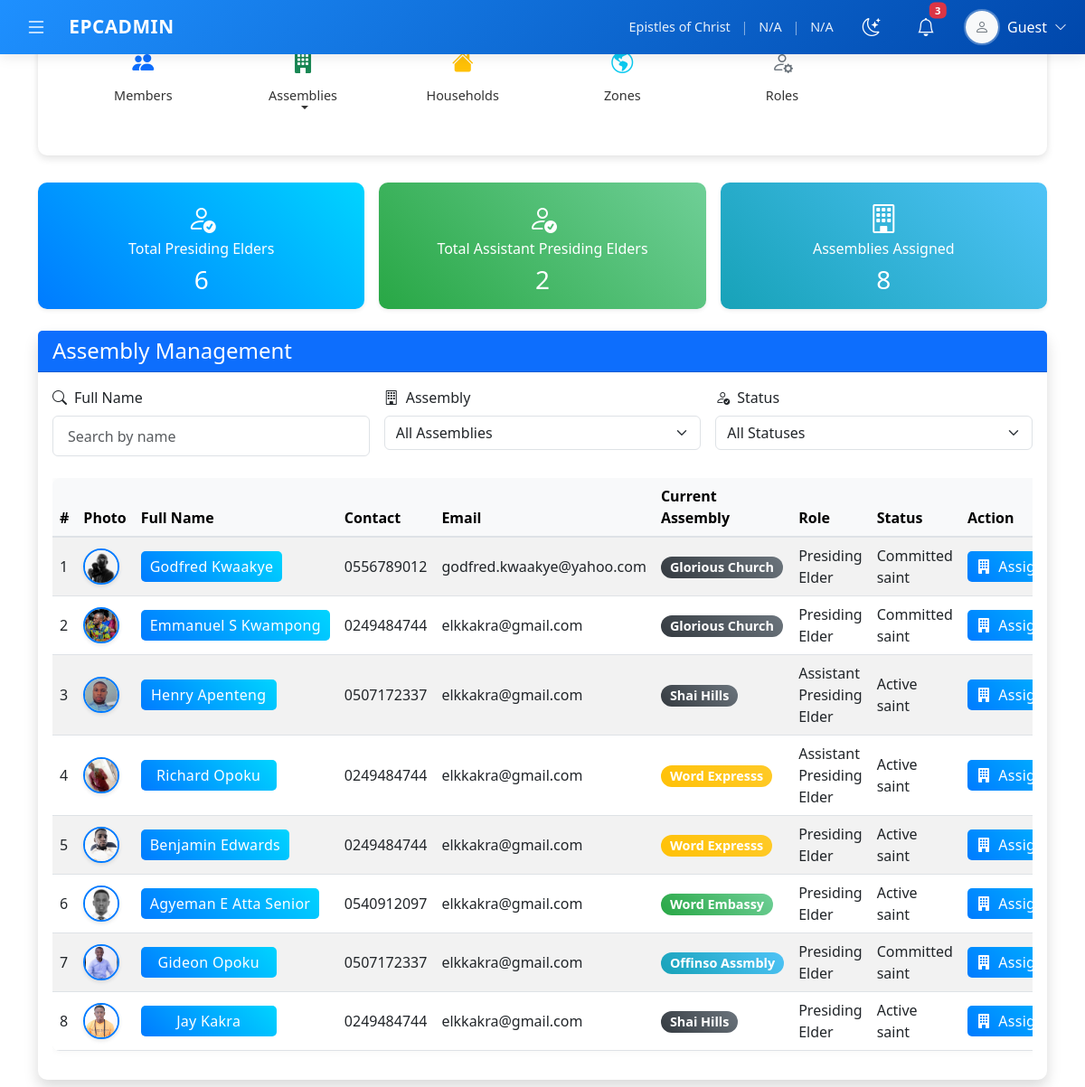
Page /app/pages/tpd/assemblies/assembly_management.php on the committed database.
### tables this page shows
CREATE TABLE `members` (
  `member_id` int(11) NOT NULL,
  `first_name` varchar(50) NOT NULL,
  `last_name` varchar(50) NOT NULL,
  `date_of_birth` date NOT NULL,
  `gender` enum('Male','Female','Other') NOT NULL,
  `marital_status` enum('Single','Married','Divorced','Widowed') NOT NULL,
  `contact` varchar(20) NOT NULL,
  `email` varchar(255) DEFAULT NULL,
  `address` varchar(255) DEFAULT NULL,
  `profile_photo` varchar(255) DEFAULT NULL,
  `digital_address` varchar(20) NOT NULL,
  `occupation` varchar(100) DEFAULT NULL,
  `employer` varchar(100) DEFAULT NULL,
  `work_phone` varchar(20) DEFAULT NULL,
  `highest_education_level` enum('None','Primary','Secondary','Diploma','Bachelor','Master','Doctorate') DEFAULT NULL,
  `institution` varchar(100) DEFAULT NULL,
  `year_graduated` int(11) DEFAULT NULL,
  `status` enum('Committed saint','Active saint','Worker','New saint') NOT NULL,
  `joined_date` date NOT NULL,
  `assemblies_id` int(11) NOT NULL,
  `local_function_id` int(11) NOT NULL,
  `referral_id` int(11) DEFAULT NULL,
  `group_name` varchar(50) DEFAULT NULL,
  `username` varchar(50) NOT NULL,
  `password` varchar(255) NOT NULL,
  `created_at` timestamp NOT NULL DEFAULT current_timestamp(),
  `updated_at` timestamp NULL DEFAULT NULL ON UPDATE current_timestamp(),
  `created_by` varchar(50) NOT NULL,
  `updated_by` varchar(50) DEFAULT NULL
);

CREATE TABLE `assemblies` (
  `assembly_id` int(11) NOT NULL,
  `zone_id` int(11) NOT NULL,
  `region` varchar(100) NOT NULL,
  `city_town` varchar(100) NOT NULL,
  `digital_address` varchar(20) NOT NULL,
  `nearest_landmark` varchar(255) DEFAULT NULL,
  `date_started` date DEFAULT NULL,
  `name` varchar(100) NOT NULL,
  `description` text DEFAULT NULL,
  `status` tinyint(1) NOT NULL DEFAULT 1,
  `created_at` timestamp NOT NULL DEFAULT current_timestamp(),
  `updated_at` timestamp NULL DEFAULT NULL ON UPDATE current_timestamp(),
  `created_by` varchar(50) NOT NULL,
  `updated_by` varchar(50) DEFAULT NULL
);

CREATE TABLE `church_functions` (
  `function_id` int(11) NOT NULL,
  `role_id` int(11) NOT NULL,
  `function_name` varchar(50) NOT NULL,
  `function_type` enum('local','national') NOT NULL,
  `description` text DEFAULT NULL,
  `is_exclusive` tinyint(1) NOT NULL DEFAULT 0,
  `created_at` timestamp NOT NULL DEFAULT current_timestamp(),
  `updated_at` timestamp NULL DEFAULT NULL ON UPDATE current_timestamp(),
  `created_by` varchar(50) NOT NULL,
  `updated_by` varchar(50) DEFAULT NULL,
  `scope_id` int(11) NOT NULL
);

### app/includes/sidebar.php (called while the page is built, shortened)
<?php
$base_url = '/Ekklessia-church-management/app/pages';
?>

### app/pages/tpd/assemblies/assembly_management.php (the view, shortened to what this page needs)
<?php
include "../../../config/db.php";
try {
    $stmt = $pdo->query("
        SELECT m.member_id, m.first_name, m.last_name, m.contact, m.email, m.status, m.profile_photo, a.name AS assembly_name, cf.function_name AS role_name
        FROM members m
        LEFT JOIN assemblies a ON m.assemblies_id = a.assembly_id
        JOIN church_functions cf ON m.local_function_id = cf.function_id
        WHERE cf.function_name IN ('Presiding Elder', 'Assistant Presiding Elder') AND cf.function_type = 'local'
        ORDER BY m.created_at DESC
    ");
    $presiding_elders = $stmt->fetchAll(PDO::FETCH_ASSOC);
} catch (PDOException $e) {
    echo "Error fetching presiding elders: " . $e->getMessage();
    exit;
}
$total_presiding_elders = count(array_filter($presiding_elders, fn($e) => $e['role_name'] === 'Presiding Elder'));
$total_assistant_presiding_elders = count(array_filter($presiding_elders, fn($e) => $e['role_name'] === 'Assistant Presiding Elder'));
$total_assemblies_assigned = count(array_filter($presiding_elders, fn($e) => !empty($e['assembly_name'])));
?>
<!DOCTYPE html>
<html lang="en">
<?php include "../../../includes/header.php"; ?>
<body class="d-flex flex-column min-vh-100">
<main class="container flex-grow-1 py-2">
    <div class="card nav-card" style="margin-top: -30px; position: relative; top: -10px;">
        <div class="card-body py-3">
            <div class="row g-3">
                <div class="col-6 col-md-4 col-lg-2">
                    <a href="<?= $base_url ?>/tpd/members/index.php" class="nav-link-btn">
                        <i class="bi bi-people-fill text-primary"></i>
                        <span>Members</span>
                    </a>
                </div>
                <div class="col-6 col-md-4 col-lg-2">
                    <div class="dropdown dropdown-hover">
                        <a href="#" class="nav-link-btn dropdown-toggle" id="assembliesDropdown" data-bs-toggle="dropdown" aria-expanded="false">
                            <i class="bi bi-building-fill text-success"></i>
                            <span>Assemblies</span>
                        </a>
                    </div>
                </div>
                <div class="col-6 col-md-4 col-lg-2">
                    <a href="<?= $base_url ?>/tpd/households/index.php" class="nav-link-btn">
                        <i class="bi bi-house-fill text-warning"></i>
                        <span>Households</span>
                    </a>
                </div>
                <div class="col-6 col-md-4 col-lg-2">
                    <a href="<?= $base_url ?>/tpd/zones/index.php" class="nav-link-btn">
                        <i class="bi bi-globe-americas text-info"></i>
                        <span>Zones</span>
                    </a>
                </div>
                <div class="col-6 col-md-4 col-lg-2">
                    <a href="<?= $base_url ?>/roles/index.php" class="nav-link-btn">
                        <i class="bi bi-person-gear text-secondary"></i>
                        <span>Roles</span>
                    </a>
                </div>
            </div>
        </div>
    </div>
    <div class="row g-3 mb-4">
        <div class="col-md-4">
            <div class="card shadow-sm" style="background: linear-gradient(45deg, #007bff, #00d4ff); color: white;">
                <div class="card-body text-center">
                    <i class="bi bi-person-check fs-2"></i>
                    <h6 class="card-title text-white">Total Presiding Elders</h6>
                    <h3 class="card-text"><?= $total_presiding_elders ?></h3>
                </div>
            </div>
        </div>
        <div class="col-md-4">
            <div class="card shadow-sm" style="background: linear-gradient(45deg, #28a745, #6fcf97); color: white;">
                <div class="card-body text-center">
                    <i class="bi bi-person-check fs-2"></i>
                    <h6 class="card-title text-white">Total Assistant Presiding Elders</h6>
                    <h3 class="card-text"><?= $total_assistant_presiding_elders ?></h3>
                </div>
            </div>
        </div>
        <div class="col-md-4">
            <div class="card shadow-sm" style="background: linear-gradient(45deg, #17a2b8, #4fc3f7); color: white;">
                <div class="card-body text-center">
                    <i class="bi bi-building fs-2"></i>
                    <h6 class="card-title text-white">Assemblies Assigned</h6>
                    <h3 class="card-text"><?= $total_assemblies_assigned ?></h3>
                </div>
            </div>
        </div>
    </div>
    <div class="card shadow">
        <div class="card-header bg-primary text-white d-flex justify-content-between align-items-center">
            <h4 class="mb-0">Assembly Management</h4>
        </div>
        <div class="card-body">
            <div class="row g-3 mb-4">
                <div class="col-md-4">
                    <label for="filterName" class="form-label"><i class="bi bi-search me-2"></i>Full Name</label>
                    <input type="text" class="form-control" id="filterName" placeholder="Search by name">
                </div>
                <div class="col-md-4">
                    <label for="filterAssembly" class="form-label"><i class="bi bi-building me-2"></i>Assembly</label>
                    <select class="form-select" id="filterAssembly">
                        <option value="">All Assemblies</option>
                    </select>
                </div>
                <div class="col-md-4">
                    <label for="filterStatus" class="form-label"><i class="bi bi-person-check me-2"></i>Status</label>
                    <select class="form-select" id="filterStatus">
                        <option value="">All Statuses</option>
                    </select>
                </div>
            </div>
            <div class="table-responsive">
                <table class="table table-striped table-hover align-middle" id="presidingEldersTable">
                    <thead class="table-light">
                        <tr>
                            <th>#</th>
                            <th>Photo</th>
                            <th>Full Name</th>
                            <th>Contact</th>
                            <th>Email</th>
                            <th>Current Assembly</th>
                            <th>Role</th>
                            <th>Status</th>
                            <th>Action</th>
                        </tr>
                    </thead>
                    <tbody>
                        <?php foreach ($presiding_elders as $index => $elder): ?>
                            <tr data-id="<?= $elder['member_id'] ?>"
                                data-name="<?= htmlspecialchars($elder['first_name'] . ' ' . $elder['last_name']) ?>"
                                data-assembly="<?= htmlspecialchars($elder['assembly_name'] ?? 'N/A') ?>"
                                data-status="<?= htmlspecialchars($elder['status']) ?>"
                                data-role="<?= htmlspecialchars($elder['role_name']) ?>">
                                <td><?= $index + 1 ?></td>
                                <td>
                                    <?php if ($elder['profile_photo']): ?>
                                        <img src="/Ekklessia-church-management/app/resources/assets/images/<?= htmlspecialchars($elder['profile_photo']) ?>" alt="Profile Photo" class="profile-photo">
                                    <?php else: ?>
                                        <img src="/Ekklessia-church-management/app/resources/assets/images/default.jpg" alt="Default Photo" class="profile-photo">
                                    <?php endif; ?>
                                </td>
                                <td>
                                    <button class="btn btn-gradient-blue text-nowrap view-member-btn" style="min-width: 150px;" data-member-id="<?= $elder['member_id'] ?>" data-bs-toggle="modal" data-bs-target="#viewMemberModal">
                                        <?= htmlspecialchars($elder['first_name'] . ' ' . $elder['last_name']) ?>
                                    </button>
                                </td>
                                <td><?= htmlspecialchars($elder['contact']) ?></td>
                                <td><?= htmlspecialchars($elder['email'] ?? 'N/A') ?></td>
                                <td>
                                    <span class="badge assembly-badge" data-assembly-name="<?= htmlspecialchars($elder['assembly_name'] ?? 'N/A') ?>">
                                        <?= htmlspecialchars($elder['assembly_name'] ?? 'N/A') ?>
                                    </span>
                                </td>
                                <td><?= htmlspecialchars($elder['role_name']) ?></td>
                                <td><?= htmlspecialchars($elder['status']) ?></td>
                                <td>
                                    <button class="btn btn-gradient-blue assign-assembly-btn" data-member-id="<?= $elder['member_id'] ?>" data-bs-toggle="modal" data-bs-target="#assignAssemblyModal">
                                        <i class="bi bi-building-fill me-2"></i>Assign Assembly
                                    </button>
                                </td>
                            </tr>
                        <?php endforeach; ?>
                    </tbody>
                </table>
            </div>
        </div>
    </div>
</main>
</body>
</html>

### Public/assets/css/style.css (style rules this page uses)
body { min-height: 100vh; display: flex; flex-direction: column; }
.nav-link, .dropdown-item, button { transition: all 0.2s ease-in-out; }
.card { border: none; border-radius: 10px; box-shadow: 0 2px 15px rgba(0, 0, 0, 0.08); transition: transform 0.2s ease, box-shadow 0.2s ease; }
.btn { border-radius: 6px; padding: 0.5rem 1rem; font-weight: 500; letter-spacing: 0.3px; }
.table { border-radius: 8px; overflow: hidden; box-shadow: 0 0 10px rgba(0, 0, 0, 0.05); }
.table thead th { background: #f8f9fa; border-bottom: 2px solid #dee2e6; font-weight: 600; }
.form-control { border-radius: 6px; border: 1px solid #dee2e6; padding: 0.6rem 1rem; transition: border-color 0.2s ease, box-shadow 0.2s ease; }

### app/pages/tpd/assemblies/assign_assembly.php (style rules this page uses)
.form-select { height: auto; }

### app/pages/tpd/assemblies/assembly_management.php (style rules this page uses)
.nav-card { background-color: #ffffff; border: none; box-shadow: 0 -2px 6px -2px rgba(0, 0, 0, 0.1), 0 4px 8px rgba(0, 0, 0, 0.1); border-radius: 10px; padding: 20px; margin-bottom: 20px; margin-top: -30px; position: relative; top: -10px; }
.nav-card .nav-link-btn { display: flex; flex-direction: column; align-items: center; text-align: center; text-decoration: none; color: #333; padding: 15px; border-radius: 8px; transition: background-color 0.3s, transform 0.2s; }
.nav-link-btn i { font-size: 1.5rem; margin-bottom: 8px; }
.nav-link-btn span { font-size: 0.9rem; font-weight: 500; }
.profile-photo { width: 40px; height: 40px; object-fit: cover; border-radius: 50%; border: 2px solid #007bff; box-shadow: 0 2px 4px rgba(0, 0, 0, 0.1); transition: transform 0.3s ease, box-shadow 0.3s ease; }
.btn-gradient-blue { background: linear-gradient(45deg, #007bff, #00d4ff); color: white; border: none; padding: 5px 10px; border-radius: 5px; transition: transform 0.2s; min-width: 150px; text-align: center; overflow: hidden; text-overflow: ellipsis; white-space: nowrap; }
.assign-assembly-btn { min-width: auto; }
.assembly-badge { font-size: 0.9rem; padding: 5px 10px; border-radius: 12px; display: inline-block; }
.nav-card .nav-link-btn.dropdown-toggle { cursor: pointer; }

### rows in the picture
members: profile_photo (picture), first_name+last_name "Godfred Kwaakye", contact "0556789012", email "godfred.kwaakye@yahoo.com", assemblies.name "Glorious Church", local_function.function_name "Presiding Elder", status "Committed saint"
members: profile_photo (picture), first_name+last_name "Emmanuel S Kwampong", contact "0249484744", email "elkkakra@gmail.com", assemblies.name "Glorious Church", local_function.function_name "Presiding Elder", status "Committed saint"
members: profile_photo (picture), $elder['member_id'] 15 (drawn), first_name+last_name "Henry Apenteng", contact "0507172337", email "elkkakra@gmail.com", assemblies.name "Shai Hills", local_function.function_name "Assistant Presiding Elder", status "Active saint"
members: profile_photo (picture), first_name+last_name "Richard Opoku", contact "0249484744", email "elkkakra@gmail.com", assemblies.name "Word Expresss", local_function.function_name "Assistant Presiding Elder", status "Active saint"
members: profile_photo (picture), first_name+last_name "Benjamin Edwards", contact "0249484744", email "elkkakra@gmail.com", assemblies.name "Word Expresss", local_function.function_name "Presiding Elder", status "Active saint"
members: profile_photo (picture), first_name+last_name "Agyeman E Atta Senior", contact "0540912097", email "elkkakra@gmail.com", assemblies.name "Word Embassy", local_function.function_name "Presiding Elder", status "Active saint"
members: profile_photo (picture), first_name+last_name "Gideon Opoku", contact "0507172337", email "elkkakra@gmail.com", assemblies.name "Offinso Assmbly", local_function.function_name "Presiding Elder", status "Committed saint"
members: profile_photo (picture), $elder['member_id'] 1 (drawn), first_name+last_name "Jay Kakra", contact "0249484744", email "elkkakra@gmail.com", assemblies.name "Shai Hills", local_function.function_name "Presiding Elder", status "Active saint"

### other values in the picture
$church_name "Epistles of Christ"
$assembly_name "N/A"
$household_name "N/A"
$username "Guest"
$total_presiding_elders "6"
$total_assistant_presiding_elders "2"
$total_assemblies_assigned "8"
